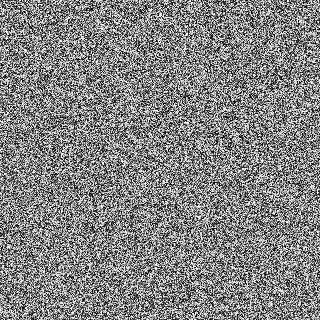
%> input picture 1.jpg, 320 x 320 px, given in place of toCrypt.jpg, which was not available
$ octave getBitPlane.m   (GNU Octave 9; MATLAB toolbox functions it lacks are replaced by stand-ins)
%> lines starting %> are read from the running program, lines starting %| are printed output that depends on the picture; pictures that were not available may be replaced by others from this repository, and a replacement may not be noted
A=imread('toCrypt.jpg');
%> A is the input picture: size 320x320 uint8; min 0, max 255, mean 131.1
A = rgb2gray(A);
B=bitget(A,1);
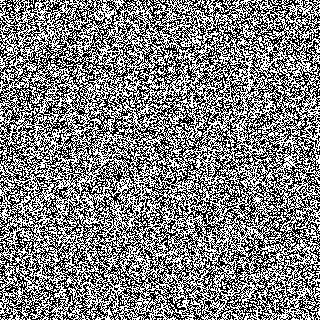
%> B: size 320x320 logical; 50.4% white; black in thin lines or dots
B1 = logical(B);

B=bitget(A,2);
%> B: size 320x320 logical; 50.5% white; black in thin lines or dots
B2 = logical(B);

B=bitget(A,3);
%> B: size 320x320 logical; 50.1% white; black in thin lines or dots
B3 = logical(B);

B=bitget(A,4);
%> B: size 320x320 logical; 50.1% white; black in thin lines or dots
B4 = logical(B);

B=bitget(A,5);
%> B: size 320x320 logical; 50.5% white; black in thin lines or dots
B5 = logical(B);

B=bitget(A,6);
%> B: size 320x320 logical; 51% white; black in thin lines or dots
B6 = logical(B);

B=bitget(A,7);
%> B: size 320x320 logical; 52% white; black in thin lines or dots
B7 = logical(B);

B=bitget(A,8);
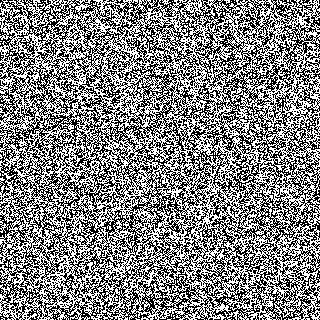
%> B: size 320x320 logical; 51.4% white; black in thin lines or dots
B8 = logical(B);

Ri=zeros(size(A));
Ri=bitset(Ri,8,B1);
%> Ri: size 320x320 double; values 0 (black) and 128 (white), 50.4% white; black in thin lines or dots
Ri=bitset(Ri,7,B2);
Ri=bitset(Ri,6,B3);
Ri=bitset(Ri,5,B4);
Ri=bitset(Ri,4,B5);
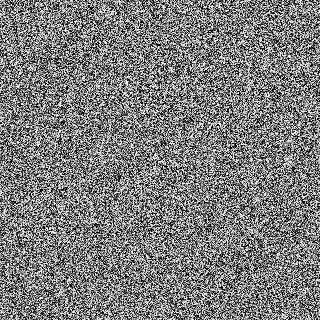
%> Ri: size 320x320 double; min 0, max 248, mean 124.9
Ri=bitset(Ri,3,B6);
Ri=bitset(Ri,2,B7);
Ri=bitset(Ri,1,B8);
imwrite(Ri,'test.jpg');
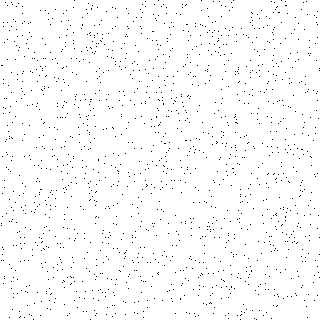
%> saved as test.jpg: size 320x320 uint8; 98.4% white; black in thin lines or dots

K=imread('keyImage.jpg');
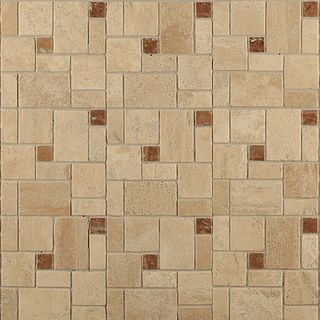
%> input picture keyImage.jpg, 320 x 320 px
%> K is the input picture: size 320x320x3 uint8; mean R, G, B 186.3, 161.5, 126.8
K=rgb2gray(K);
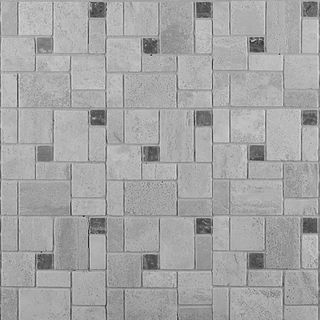
%> K: size 320x320 uint8; min 33, max 224, mean 164.9
K1 = xor(B1,logical(K));
%> K1: size 320x320 logical; 49.6% white in thin lines or dots
imshow(K1);

K2 = xor(B2,logical(K));
%> K2: size 320x320 logical; 49.5% white in thin lines or dots
imshow(K2);

K3 = xor(B3,logical(K));
%> K3: size 320x320 logical; 49.9% white in thin lines or dots
imshow(K3);

K4 = xor(B4,logical(K));
%> K4: size 320x320 logical; 49.9% white in thin lines or dots
imshow(K4);

K5 = xor(B5,logical(K));
%> K5: size 320x320 logical; 49.5% white in thin lines or dots
imshow(K5);

K6 = xor(B6,logical(K));
%> K6: size 320x320 logical; 49% white in thin lines or dots
imshow(K6);

K7 = xor(B7,logical(K));
%> K7: size 320x320 logical; 48% white in thin lines or dots
imshow(K7);

K8 = xor(B8,logical(K));
%> K8: size 320x320 logical; 48.6% white in thin lines or dots
imshow(K8);

R=zeros(size(K));
R=bitset(R,8,K1);
%> R: size 320x320 double; values 0 (black) and 128 (white), 49.6% white in thin lines or dots
R=bitset(R,7,K2);
R=bitset(R,6,K3);
R=bitset(R,5,K4);
R=bitset(R,4,K5);
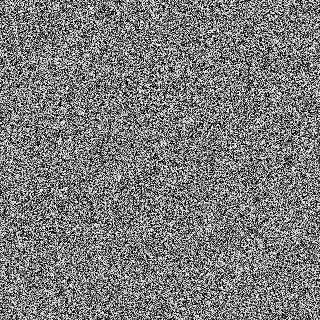
%> R: size 320x320 double; min 0, max 248, mean 123.1
R=bitset(R,3,K6);
R=bitset(R,2,K7);
R=bitset(R,1,K8);

R=uint8(R);
%> R: size 320x320 uint8
imshow(R);

imwrite(R,'scramble.jpg');
